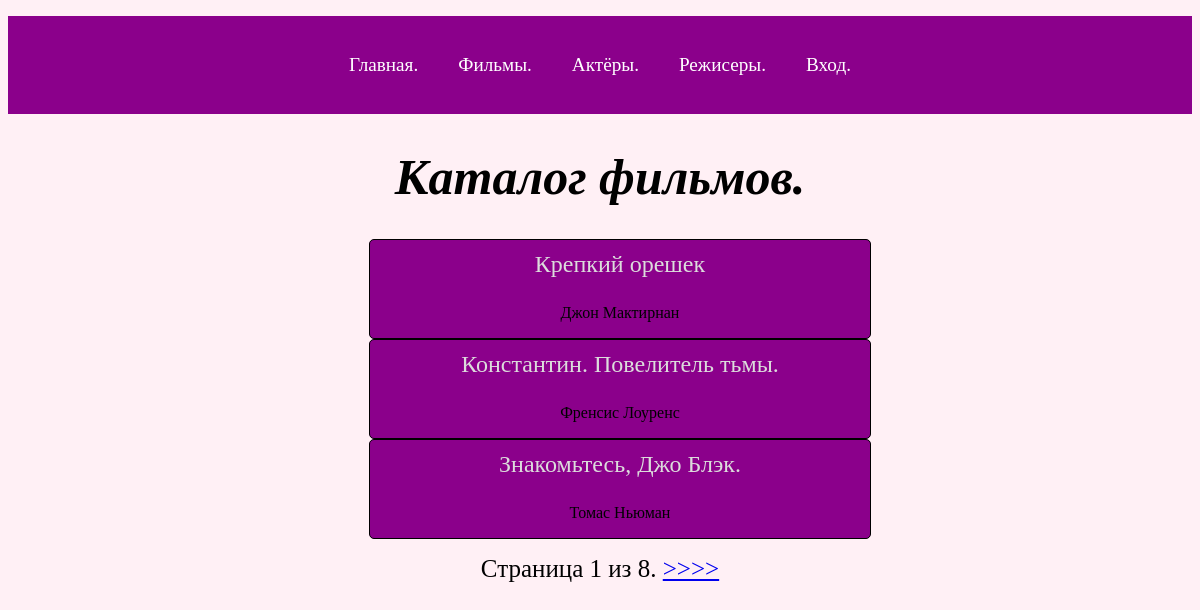
Screenshot of /kino/ with the database file from the repository.
### kinopoisk/models.py (models this page shows, shortened)
class modelKino(models.Model):
    poster = models.FileField(blank=True, null=True,
                              verbose_name='Постер',
                              upload_to='poster/')
    name = models.CharField(max_length=50,
                               verbose_name='Название')
    genre = models.ForeignKey(to=modelGenre, on_delete=models.SET_NULL,
                              null=True, verbose_name='Жанр')
    direktor = models.ForeignKey(to=modelDirektor, on_delete=models.SET_NULL,
                              null=True, verbose_name='Режисер')
    country = models.CharField(max_length=20,
                               verbose_name='Страна')
    year = models.IntegerField(blank=True, null=True,
                               verbose_name='Год')
    acter = models.ManyToManyField(to=modelAkter,
                               verbose_name='Актеры')
    rating = models.FloatField(blank=True, null=True,
                               verbose_name='Рейтинг')
    info = models.TextField(blank=True, null=True,
                               verbose_name='Информация')
    podpiska = models.ForeignKey(to=modelPodpiska, on_delete=models.SET_DEFAULT,
                                      default=1, null=True,
                                      verbose_name='Подписка')
    file = models.URLField(blank=True, null=True,
                               verbose_name='Трейлер')
    def getUrl(self):
        return f'{self.genre}/{self.id}/'

class modelDirektor(models.Model):
    name = models.CharField(max_length=100, verbose_name='Режисер')
    info = models.TextField(verbose_name='Информация',null=True, blank=True)
    foto = models.FileField(blank=True, null=True,
                              verbose_name='Фото',
                              upload_to='fotoDirector/')
    def __str__(self):
        return self.name

### kinopoisk/views.py (the view)
# urls.py: path('kino/',views.kinoList.as_view(), name='allkino'),
class kinoList(generic.ListView):
    model = modelKino
    paginate_by = 3

### kinopoisk/models.py (called while the page is built)
    def __str__(self):
        return self.name

### templates/kinopoisk/modelkino_list.html (shortened to what this page needs)
{% extends 'index.html' %}
{% load static %}
{% block heat %}
        <link rel="stylesheet" href="{% static 'css/index.css' %}">
        <link rel="stylesheet" href="{% static 'css/person.css' %}">
{% endblock %}
{% block content %}
    <h1>Каталог фильмов.</h1>
        <ul>
        {% for one in modelkino_list %}
            <li class="card">
                <a href="{{ one.getUrl }}"> {{ one.name }} </a>
                <p>{{ one.direktor }}</p>
            </li>
        {% endfor %}
        </ul>
    <div class="pagination">
        <span class="step-links">
        <span class="current">
            Страница {{ page_obj.number }} из {{ page_obj.paginator.num_pages }}.
        </span>
            {% if page_obj.has_next %}
                <a href="?page={{ page_obj.next_page_number }}">>>>></a>
            {% endif %}
        </span>
    </div>
{% endblock %}

### kinopoisk/static/css/index.css (style rules this page uses)
body { background-color: #FFF0F5; }

### kinopoisk/static/css/person.css (style rules this page uses)
.card { flex-wrap: nowrap; justify-content: center; text-align: center; background-color:darkmagenta; border: 1px solid black; border-radius: 5px; display: flex; flex-direction: column; flex-grow: revert; flex-flow: column wrap; min-width: 25%; max-width: 60%; align-content: space-around; width: 500px; margin: auto; }
.card a { line-height: 2em; text-decoration: none; font-size: 1.5em; color: #DCDCDC; }
h1 { text-align: center; font-style: italic; font-size: 50px; }
.pagination { text-align: center; font-size: 25px; }

### rows the page displays
modelKino: name "Крепкий орешек", direktor "Джон Мактирнан"
modelKino: name "Константин. Повелитель тьмы.", direktor "Френсис Лоуренс"
modelKino: name "Знакомьтесь, Джо Блэк.", direktor "Томас Ньюман"

### other values shown
{{ page_obj.number }} "1"
{{ page_obj.paginator.num_pages }} "8"
